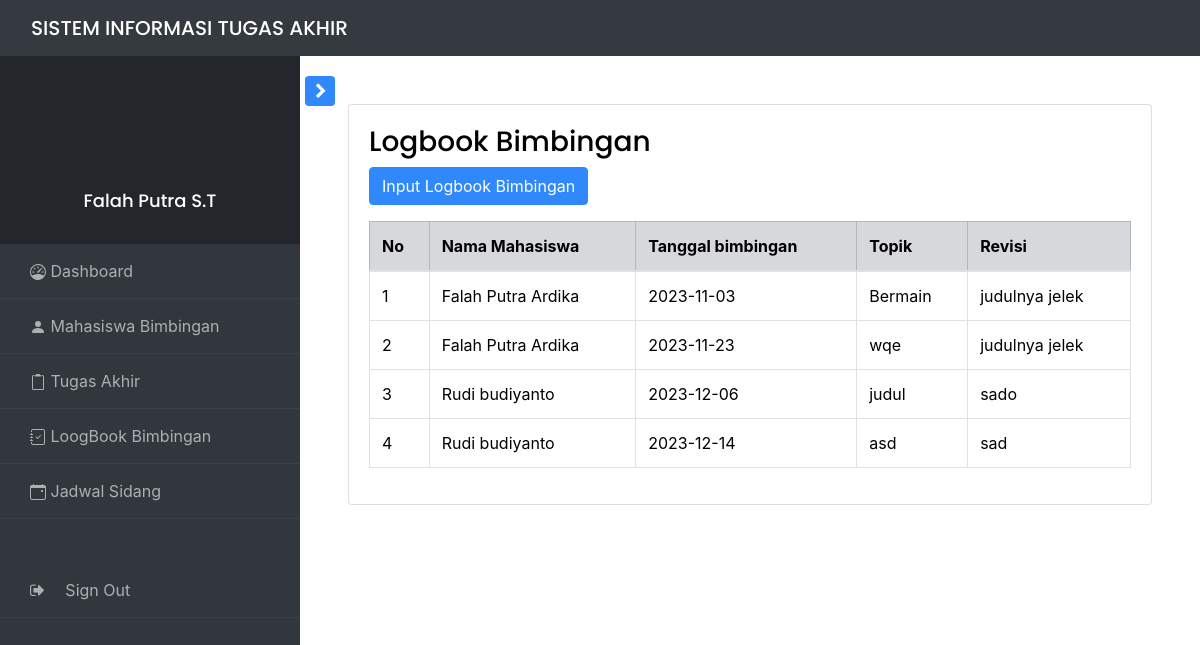
Screenshot of /views/Dosen/logbook.php (signed in) with the database file from the repository.
### tables this page shows
CREATE TABLE `dosen` (
  `nip` int NOT NULL,
  `nama_dosen` varchar(50) NOT NULL,
  `jurusan` varchar(50) NOT NULL,
  `alamat` varchar(50) NOT NULL,
  `kontak` varchar(20) NOT NULL
);

CREATE TABLE `bimbingan` (
  `id_bim` int NOT NULL,
  `tgl` date NOT NULL,
  `topik` varchar(100) NOT NULL,
  `revisi` varchar(100) NOT NULL,
  `nim` int NOT NULL,
  `nip` int NOT NULL
);

CREATE TABLE `mahasiswa` (
  `nim` int NOT NULL,
  `nip` int DEFAULT NULL,
  `nama_mhs` varchar(50) NOT NULL,
  `prodi_mhs` varchar(50) NOT NULL,
  `alamat` varchar(50) NOT NULL,
  `ttl` varchar(50) NOT NULL,
  `kontak` varchar(50) NOT NULL,
  `angkatan` varchar(20) NOT NULL
);

### controllers/dosenController.php (called while the page is built, shortened)
<?php
include_once '../../models/dosen.php';
class dosenController{
    private $model;
    public function __construct($db){
        $this->model = new dosen($db);
    }
    public function getnamabynip($nip){
        return $this->model->getnamabynip($nip);
    }
}

### models/dosen.php (called while the page is built, shortened)
<?php
class dosen{
    private $koneksi;
    public function __construct($db){
        $this->koneksi = $db;
    }
    public function getnamabynip($nip){
        $query = "SELECT * from dosen where nip ='$nip'";
        $result = mysqli_query($this->koneksi,$query);
        return $result;
    }
}
?>

### controllers/logbookController.php (called while the page is built, shortened)
<?php
include_once '../../models/logbookm.php';
class logbookController{
    private $model;
    public function __construct($db){
        $this->model = new logbook($db);
    }
    public function getlogbookbynip($nip){
        return $this->model->getlogbookbynip($nip);
    }
    public function inputmhslogbook($nip){
        return $this->model->inputmhslogbook($nip);
    }
}
?>

### models/logbookm.php (called while the page is built, shortened)
<?php
class logbook{
    private $koneksi;
    public function __construct($db){
        $this->koneksi = $db;
    }
    public function getlogbookbynip($nip){
        $query = "SELECT * FROM bimbingan where nip = '$nip'";
        $result = mysqli_query($this->koneksi,$query);
        return $result;
    }
    public function inputmhslogbook($nip){
        $query = "SELECT nim, nama_mhs FROM mahasiswa where nip = '$nip'";
        $result = mysqli_query($this->koneksi, $query);
        $mahasiswaArray = [];
        while ($row = mysqli_fetch_assoc($result)) {
            $mahasiswaArray[] = $row;
        }
        return $mahasiswaArray;
    }
}
?>

### views/Dosen/logbook.php (the view, shortened to what this page needs)
<?php
include_once '../../config.php';
include_once '../../controllers/logbookController.php';
include_once '../../controllers/mahasiswaController.php';
include_once '../../controllers/dosenController.php';
require '../../navbar_dsn.php';
$database = new database;
$db = $database->getKoneksi();
$nip = isset($_SESSION['nip']) ? $_SESSION['nip'] : null;
$logbookController = new logbookController($db);
$logbook = $logbookController->getlogbookbynip($nip);
$mahasiswaArray = $logbookController->inputmhslogbook($nip);
?>
<div id="content" class="p-4 p-md-5 pt-5">
<div class="card recent-sales overflow-auto">
        <div class="card-body">
  <h3>Logbook Bimbingan</h3>
  <a href="tambah_logbook" type="buton" class="btn btn-primary mb-3">Input Logbook Bimbingan</a>
  <table class="table table-bordered">
    <thead>
      <tr class="table-secondary">
        <th scope="col">No</th>
        <th scope="col">Nama Mahasiswa</th>
        <th scope="col">Tanggal bimbingan</th>
        <th scope="col">Topik</th>
        <th scope="col">Revisi</th>
      </tr>
    </thead>
    <tbody>
      <?php
      $no = 1;
      foreach ($logbook as $x) {
      ?>
        <tr>
          <td><?php echo $no++ ?></td>
          <td> <?php foreach ($mahasiswaArray as $mahasiswa) { ?>
              <?php if ($mahasiswa['nim'] == $x['nim']) {
                    echo $mahasiswa['nama_mhs'];
                  } ?>
            <?php } ?></td>
          <td><?php echo $x['tgl'] ?></td>
          <td><?php echo $x['topik'] ?></td>
          <td><?php echo $x['revisi'] ?></td>
        </tr>
      <?php
      }
      ?>
    </tbody>
  </table>
</div>
</body>
</html>

### navbar_dsn.php (shortened to what this page needs)
<?php
include_once '../../controllers/dosenController.php';
$database = new database;
$db = $database->getKoneksi();
$nip = isset($_SESSION['nip']) ? $_SESSION['nip'] : null;
$dosenController = new dosenController($db);
$namadsn = $dosenController->getnamabynip($nip);
?>
<!doctype html>
<html lang="en">
<head>
    <link rel="stylesheet" href="https://stackpath.bootstrapcdn.com/font-awesome/4.7.0/css/font-awesome.min.css">
    <link href="https://cdn.jsdelivr.net/npm/bootstrap@5.3.2/dist/css/bootstrap.min.css" rel="stylesheet">
    <link rel="stylesheet" href="assets/style.css">
    <link rel="stylesheet" href="https://cdnjs.cloudflare.com/ajax/libs/font-awesome/4.7.0/css/font-awesome.min.css">
    <link rel="stylesheet" href="https://stackpath.bootstrapcdn.com/bootstrap/4.3.1/css/bootstrap.min.css">
</head>
<body>
    <nav class="navbar navbar-expand-lg navbar-light bg-dark">
        <div class="container-fluid">
            <h2 class="navbar-brand mb-0" style="color: white;">SISTEM INFORMASI TUGAS AKHIR</h2>
        </div>
    </nav>
    <div class="wrapper d-flex align-items-stretch">
        <nav id="sidebar">
            <div class="custom-menu">
                <button type="button" id="sidebarCollapse" class="btn btn-primary">
                </button>
            </div>
            <div class="img bg-wrap text-center py-4" style="background-image: url(images/bg_1.jpg);">
                <div class="user-logo">
                    <div class="img" style="background-image: url(images/logo.jpg);"></div>
                    <h3><?php
                        foreach ($namadsn as $d) {
                            echo $d['nama_dosen'];
                        } ?></h3>
                </div>
            </div>
            <ul class="list-unstyled components mb-5">
                <li>
                    <a href="dosen"> Dashboard</a>
                </li>
                <li>
                    <a href="mhs_bim"><svg xmlns="http://www.w3.org/2000/svg" width="16" height="16" fill="currentColor" class="bi bi-person-fill" viewBox="0 0 16 16">
                            <path d="M3 14s-1 0-1-1 1-4 6-4 6 3 6 4-1 1-1 1zm5-6a3 3 0 1 0 0-6 3 3 0 0 0 0 6" />
                        </svg> Mahasiswa Bimbingan</a>
                </li>
                <li>
                    <a href="ta_dsn"> Tugas Akhir</a>
                </li>
                <li>
                    <a href="logbook"> LoogBook Bimbingan</a>
                </li>
                <li>
                    <a href="docta.php"> Jadwal Sidang</a>
                <li>
                    <a href="login"><span class="fa fa-sign-out mr-3 mt-5"></span> Sign Out</a>
                </li>
            </ul>
        </nav>

### rows the page displays
dosen: nama_dosen "Falah Putra S.T"
bimbingan: tgl "2023-11-03", topik "Bermain", revisi "judulnya jelek"
mahasiswa: nama_mhs "Falah Putra Ardika"
bimbingan: tgl "2023-11-23", topik "wqe", revisi "judulnya jelek"
bimbingan: tgl "2023-12-06", topik "judul", revisi "sado"
mahasiswa: nama_mhs "Rudi budiyanto"
bimbingan: tgl "2023-12-14", topik "asd", revisi "sad"
